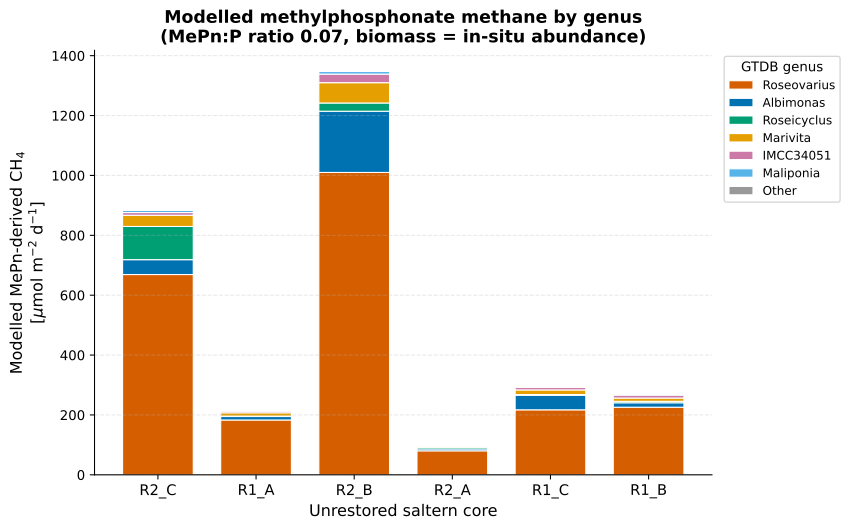

Write Python code to recreate this figure.
#!/usr/bin/env python
"""
Build-out figure: taxonomic breakdown of the modelled methane.

Turns the abstract Figure-7 R^2 into a taxon-resolved, mechanistic result by
showing WHICH families carry the modelled methylphosphonate-derived methane in each
unrestored core.  This directly visualises the manuscript's claim (Results, para on
metabolic modelling) that Rhodobacteraceae -- Roseovarius / Albimonas -- dominate the
modelled MePn methane and are uniquely abundant in the unrestored ponds.

Per-MAG modelled emission = fluxes_to_emissions(that MAG's own CH4 flux) at the
best-fit MePn:phosphate ratio 0.07, grouped by GTDB family.
Run:  ~/Documents/py_venv/bin/python family_contribution.py
"""
from __future__ import annotations
import json, math
from pathlib import Path
import numpy as np, pandas as pd
import matplotlib
matplotlib.use("Agg")
import matplotlib.pyplot as plt

REPO = Path(__file__).resolve().parents[1]
DATA, CORR = REPO / "data", REPO / "correlational"
OUT = Path(__file__).resolve().parent

DNA = pd.read_csv(DATA / "SaltPondsDNA.csv").set_index("Sample")["DNA conc (µg/g soil)"]
PREFIXES = sorted({"_".join(i.split("_")[:-1]) for i in DNA.index})
VW_DNA = pd.Series({p: (5 * DNA[p + "_D1"] + 10 * DNA[p + "_D2"]) / 15 for p in PREFIXES})


def to_emission(row):
    area_m2 = math.pi * (5 / 2) ** 2 * 0.01 ** 2
    ug = VW_DNA.reindex(row.index).fillna(2.0)
    gbio = 0.7 * 294.52 * ug / 0.1 / 1e6
    return row / area_m2 * 1000.0 * 24 * gbio


tax = json.load(open(DATA / "disaggregated_taxonomy.json"))
mepn = json.load(open(CORR / "saltern_fluxes.json"))["0.07"]["methane"]   # {MAG:{sample:flux}}

# per-MAG emission per sample -> genus (family as fallback)
rows = []
for mag, byS in mepn.items():
    t = tax.get(mag.replace(".contigs", ""), {})
    lab = t.get("genus") or t.get("family") or "Unclassified"
    em = to_emission(pd.Series(byS).abs())
    rows.append((lab, em))
fam_df = pd.DataFrame({i: r[1] for i, r in enumerate(rows)}).T
fam_df["family"] = [r[0] for r in rows]
by_family = fam_df.groupby("family").sum(numeric_only=True)
by_family = by_family.loc[by_family.sum(axis=1).sort_values(ascending=False).index]  # biggest first
samples = [c for c in by_family.columns if c in PREFIXES]
by_family = by_family[samples]

# keep top families, lump the rest
TOPN = 6
top = by_family.index[:TOPN].tolist()
plot_df = by_family.loc[top].copy()
if len(by_family) > TOPN:
    plot_df.loc["Other"] = by_family.iloc[TOPN:].sum()

# Okabe-Ito-ish qualitative set (colourblind-safe), Rhodobacteraceae -> vermillion
palette = ["#D55E00", "#0072B2", "#009E73", "#E69F00", "#CC79A7", "#56B4E9", "#999999"]
colors = {f: palette[i % len(palette)] for i, f in enumerate(plot_df.index)}

fig, ax = plt.subplots(figsize=(9, 5.6), dpi=200)
bottom = np.zeros(len(plot_df.columns))
x = np.arange(len(plot_df.columns))
for fam in plot_df.index:
    vals = plot_df.loc[fam].values
    ax.bar(x, vals, bottom=bottom, width=0.72, label=fam, color=colors[fam],
           edgecolor="white", linewidth=0.8)
    bottom += vals
ax.set_xticks(x); ax.set_xticklabels(plot_df.columns, fontsize=11)
ax.set_ylabel(r"Modelled MePn-derived CH$_4$" + "\n" + r"[$\mu$mol m$^{-2}$ d$^{-1}$]", fontsize=12)
ax.set_xlabel("Unrestored saltern core", fontsize=12)
ax.set_title("Modelled methylphosphonate methane by genus\n(MePn:P ratio 0.07, biomass = in-situ abundance)",
             fontsize=13, fontweight="bold")
ax.legend(title="GTDB genus", fontsize=9, title_fontsize=10, bbox_to_anchor=(1.01, 1), loc="upper left")
ax.grid(axis="y", linestyle="--", alpha=0.3)
ax.spines[["top", "right"]].set_visible(False)
plt.tight_layout()
fig.savefig(OUT / "family_contribution.png", bbox_inches="tight")
fig.savefig(OUT / "family_contribution.svg", bbox_inches="tight")
plt.close(fig)

print("Family share of total modelled MePn methane (all unrestored cores):")
share = (by_family.sum(axis=1) / by_family.sum().sum() * 100).round(1)
for fam, pct in share.items():
    print(f"  {pct:5.1f}%  {fam}")
print("\nSaved family_contribution.png/.svg")
